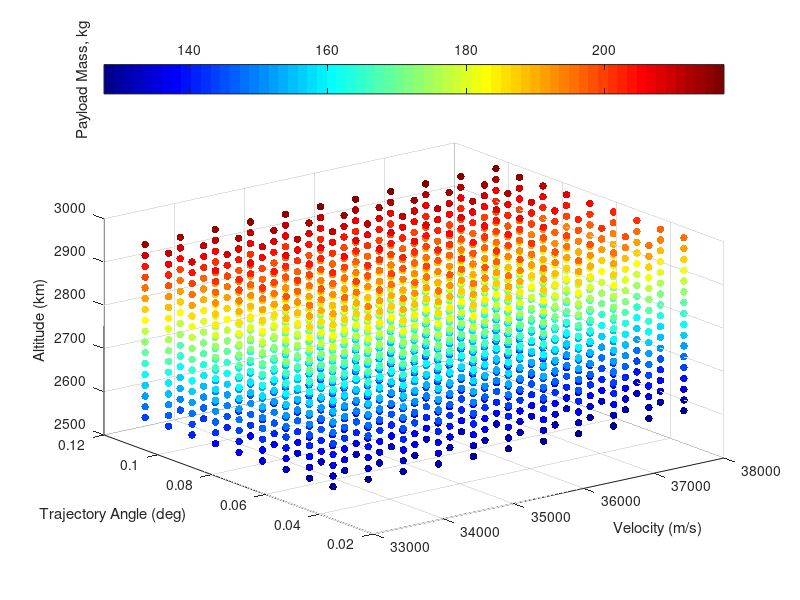

Reproduce this figure in MATLAB. (Note: this script raises an error after producing the figure.)
% visualising third stage cost results
% clear all
ThirdStageData = sortrows(dlmread('thirdstageforvis.dat'));
Atmosphere = dlmread('atmosphere.txt');
% map = [0, 0, 0
%     0, 0, 0
%     .0, 0, 0
%     .2, 0, 0
%     .6, 0, 0.0
%     1.0, 0, 0];
% colormap(map)




colormap jet
scatter3(ThirdStageData(:,3),ThirdStageData(:,4),ThirdStageData(:,5),30,ThirdStageData(:,6), 'filled')

ylabel('Trajectory Angle (deg)')
xlabel('Velocity (m/s)')
zlabel('Altitude (km)')
c=colorbar('northoutside');
ylabel(c,'Payload Mass, kg')



[VGrid,thetaGrid,vGrid] = ndgrid(unique(ThirdStageData(:,3)),unique(ThirdStageData(:,4)),unique(ThirdStageData(:,5)));

PayloadDataInterp = scatteredInterpolant(ThirdStageData(:,3),ThirdStageData(:,4),ThirdStageData(:,5),ThirdStageData(:,6));
PayloadData = PayloadDataInterp(VGrid,thetaGrid,vGrid);
global PayloadGrid
PayloadGrid = griddedInterpolant(VGrid,thetaGrid,vGrid,PayloadData,'spline','linear');


% [meshAlt,meshAngle,meshVel] = meshgrid(unique(ThirdStageData(:,3)),unique(ThirdStageData(:,4)),unique(ThirdStageData(:,5)));
% meshPayload = permute(reshape(ThirdStageData(:,6),[length(unique(ThirdStageData(:,5))),length(unique(ThirdStageData(:,4))),length(unique(ThirdStageData(:,3)))]),[2 3 1]);
 figure(200)

colormap(gray)
C = contourf(rad2deg(thetaGrid(:,:,2)),VGrid(:,:,2)/1000,PayloadData(:,:,17),20,'LineWidth',0.)
% C = contourf(rad2deg(meshAngle(:,:,2)),meshAlt(:,:,2)/1000,meshPayload(:,:,3),12)
% C = contourf(rad2deg(meshAngle),meshAlt/1000,meshPayload,13)

xlabel('Release Angle (deg)')
ylabel('Altitude (km)')
% title('2750 m/s')
% ylim([30 40])
c = colorbar;
c.Label.String = 'Payload (kg)';

% slice(threeDMAT,[1,3,5],[],[])
% colormap hsv


% contourslice(threeDMAT,[1,3,6],[],[],10)


% 
% % getting maximum values
% [max1,ind1] = max(threeDMAT,[],3);
% 
% [max2,ind2] = max(max1,[],2);
% 
% ind  = [ind1(ind2),ind2] % this really doesnt tell me much, as it wants very high altitude all the time
% 
% 
% 
% 
% 
% % plotting density
% 
% 
% figure(4)
% plot(Atmosphere(:,1)/1000,  Atmosphere(:,4)),'Color','k','LineWidth',0.8;
% xlim([20,40])
% 
% xlabel('Altitude (km)')
% ylabel('Density (kg/m^3)')
% 
% 
% figure(5)
% 
% [meshAngle2,meshVel2,meshAlt2] = meshgrid(Angle,Vel,Alt);
% 
% colormap(gray)
% 
% colormap(flipud(colormap))
% hx = slice(meshAngle2,meshVel2,meshAlt2./1000,threeDMAT,[],[2600:100:3000],[])
% 
% % [Xq,Yq,Zq] = meshgrid([0:.5:5],[2600:100:3000],[20000:500:40000]);
% % threeDMATint = interp3(meshAngle2,meshVel2,meshAlt2,threeDMAT,Xq,Yq,Zq);
% % hx = slice(Xq,Yq,Zq/1000,threeDMATint,[],[2600:100:3000],[]);
% 
% caxis([220 340]) 
% c=colorbar('northoutside')
% c.LimitsMode = 'manual'
% c.Limits = [180 320]
% 
% set(hx, 'EdgeColor', 'none');
% 
% % set(hx, 'FaceColor', 'interp'); % use this to smooth
% set(hx, 'FaceColor', 'flat');
% 
% xlabel('Trajectory Angle (deg)','FontSize',17)
% ylabel('Velocity (m/s)','FontSize',17)
% zlabel('Altitude (km)','FontSize',17)
% ylabel(c,'Payload Mass, kg','FontSize',17)
